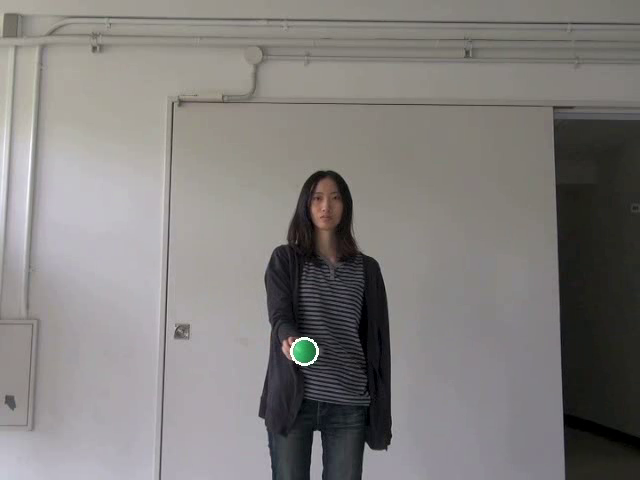
//> input picture frame 66 of 06_2024-05-28/dip06_kadai3.mp4, 640 x 480 px, given in place of movie.mov, which was not available
$ ./dip06_kadai3   (built with g++ and OpenCV 4)
//> lines starting //> are read from the running program, lines starting //| are printed output that depends on the picture; after the words box and inside, x2 and y2 are one past the last pixel; in counts of white or black regions, pixels touching at a corner belong together; pictures that were not available may be replaced by others from this repository, and a replacement may not be noted
#include <iostream>
#include <opencv2/opencv.hpp>

int main (int argc, const char * argv[])
{
    cv::VideoCapture capture("./src/movie.mov");
    if (capture.isOpened() == 0) {
        printf("Specified video not found\n");
        return -1;
    }

    int width = (int)capture.get(cv::CAP_PROP_FRAME_WIDTH);
    int height = (int)capture.get(cv::CAP_PROP_FRAME_HEIGHT);
    printf("FRAME SIZE = (%d %d)\n", width, height);

    cv::Mat frameImage;
    cv::Mat hsvImage;
    cv::Mat resultImage;

    cv::namedWindow("Frame");
    cv::moveWindow("Frame", 0, 0);
    cv::namedWindow("Result");
    cv::moveWindow("Result", width, 0);

    std::vector<cv::Point> trajectory;
    // cv::VideoWriter rec("rec.avi", cv::VideoWriter::fourcc('M', 'J', 'P', 'G'), 30, cv::Size(width, height));
    //mp4形式で保存
    cv::VideoWriter rec("./dst/dip06_kadai3.mp4", cv::VideoWriter::fourcc('m', 'p', '4', 'v'), 30, cv::Size(width, height));

    while (1) {
        capture >> frameImage;
//> frameImage is the input picture: 480 rows x 640 cols, CV_8UC3; mean B, G, R 124.5, 126.4, 129.4
        if (frameImage.data == NULL) break;

        cv::cvtColor(frameImage, hsvImage, cv::COLOR_BGR2HSV);
//> hsvImage: 480 rows x 640 cols, CV_8UC3; mean H, S, V 65.6, 20.9, 130.7

        cv::Mat mask;
        cv::inRange(hsvImage, cv::Scalar(60, 100, 100), cv::Scalar(80, 255, 255), mask);
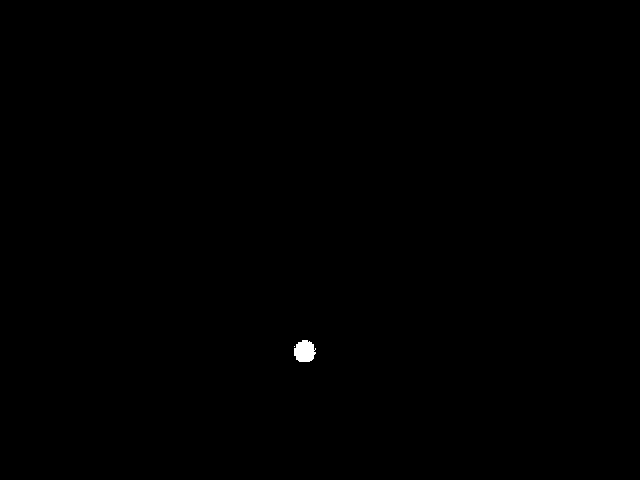
//> mask: 480 rows x 640 cols, CV_8UC1; 0.12% white; 2 white regions (1 under 20 px)

        std::vector<std::vector<cv::Point>> contours;
        cv::findContours(mask, contours, cv::RETR_EXTERNAL, cv::CHAIN_APPROX_SIMPLE);
//> contours = 2 contours, 1 with area under 20; largest, box (x1, y1, x2, y2) and area: (294, 340, 316, 362) 339

        cv::cvtColor(hsvImage, resultImage, cv::COLOR_HSV2BGR);

        cv::Point2f center;
        float radius;
        if (!contours.empty()) {
            std::vector<cv::Point> largestContour = contours[0];
//> largestContour = 1 Point (x, y): [294, 346]
            for (const auto& contour : contours) {
                if (cv::contourArea(contour) > cv::contourArea(largestContour)) {
                    largestContour = contour;
                }
            }
//> this loop made 2 passes
//> contour on pass 1: 1 Point (x, y): [294, 346]
//> after the loop, largestContour = contour of 39 points, box (x1, y1, x2, y2) (294, 340, 316, 362), area 339
            cv::minEnclosingCircle(largestContour, center, radius);
//> center = Point(304.1, 351); radius = 11.37
            trajectory.push_back(center);
//> trajectory = 1 Point (x, y): [304, 351]
            cv::circle(frameImage, center, radius, cv::Scalar(255, 255, 255), 2);
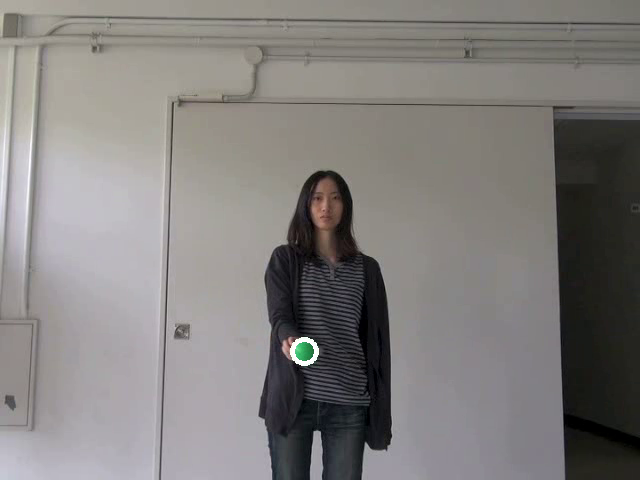
//> frameImage: 480 rows x 640 cols, CV_8UC3; 0.07% of pixels changed, all inside (x1, y1, x2, y2) = (292, 339, 317, 364)
            cv::circle(resultImage, center, radius, cv::Scalar(255, 255, 255), -1);
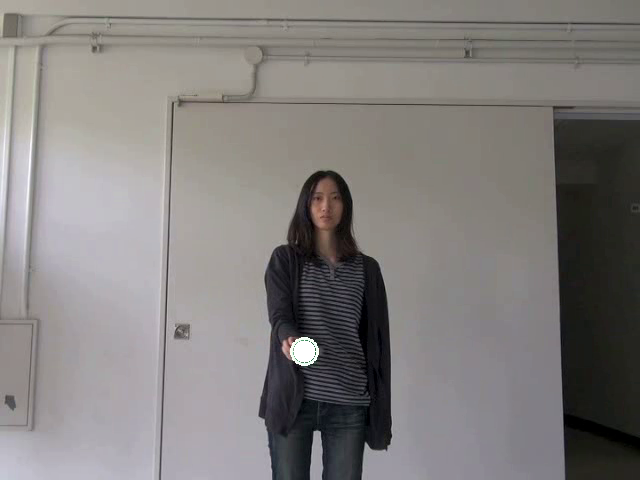
//> resultImage: 480 rows x 640 cols, CV_8UC3; mean B, G, R 124.4, 126, 129.5
        }

        cv::cvtColor(resultImage, hsvImage, cv::COLOR_BGR2HSV);
//> hsvImage: 480 rows x 640 cols, CV_8UC3; mean H, S, V 65.1, 21.9, 130.9

        for (size_t i = 0; i < trajectory.size(); ++i) {
            int h = (i * 10) % 180; // 0-179 の範囲で色相を設定
            int s = 255; // 彩度を最大に設定
            int v = 255; // 明度を最大に設定
            cv::circle(hsvImage, trajectory[i], 5, cv::Scalar(h, s, v), -1);
        }
//> this loop made 1 pass
//> hsvImage: 480 rows x 640 cols, CV_8UC3; mean H, S, V 65.1, 21.9, 130.9

        cv::cvtColor(hsvImage, resultImage, cv::COLOR_HSV2BGR);

        cv::imshow("Frame", frameImage);
        cv::imshow("Result", resultImage);

        rec << resultImage;

        char key = cv::waitKey(30);
//> the 'q' key is pressed
        if (key == 'q') break;
    }

    printf("Finished\n");
    return 0;
}

$ run again, starting later in the video
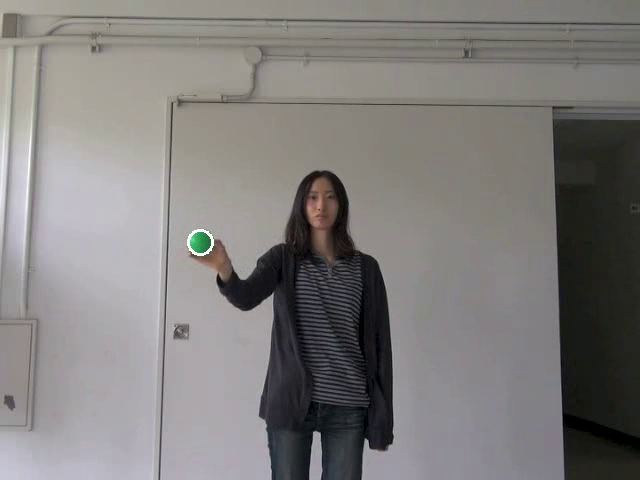
//> input picture frame 297 of 06_2024-05-28/dip06_kadai3.mp4, 640 x 480 px, given in place of movie.mov, which was not available
//> frameImage is the input picture: 480 rows x 640 cols, CV_8UC3; mean B, G, R 123.9, 125, 127.8
//> mask: 480 rows x 640 cols, CV_8UC1; 0.11% white; 1 white region
//> contours = 1 contour; box (x1, y1, x2, y2) and area: (190, 232, 210, 253) 294
//> largestContour = contour of 32 points, box (x1, y1, x2, y2) (190, 232, 210, 253), area 294
//> the loop `for (const auto& contour : contours)` made 1 pass
//> center = Point(199.9, 241.9); radius = 10.39
//> trajectory = 1 Point (x, y): [200, 242]
//> `cv::circle(frameImage, center, radius, cv::Scalar(255, 255, 255), 2);`:
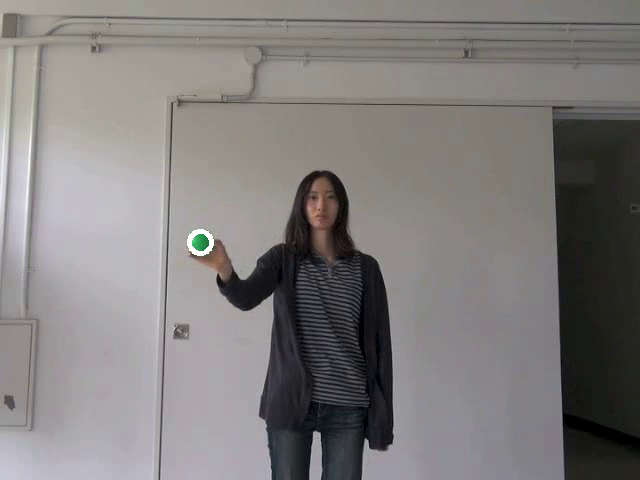
//> frameImage: 480 rows x 640 cols, CV_8UC3; 0.06% of pixels changed, all inside (x1, y1, x2, y2) = (189, 231, 212, 254)
//> `cv::circle(resultImage, center, radius, cv::Scalar(255, 255, 255), -1);`:
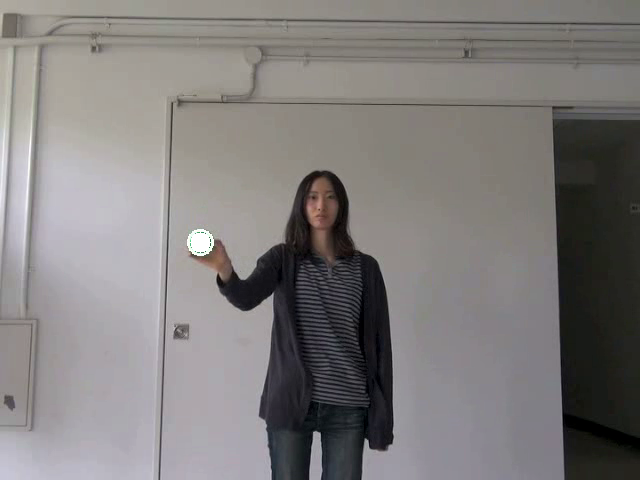
//> resultImage: 480 rows x 640 cols, CV_8UC3; mean B, G, R 123.8, 124.6, 127.8
//> the loop `for (size_t i = 0; i < trajectory.size(); ++i)` made 1 pass

$ run again, starting later in the video
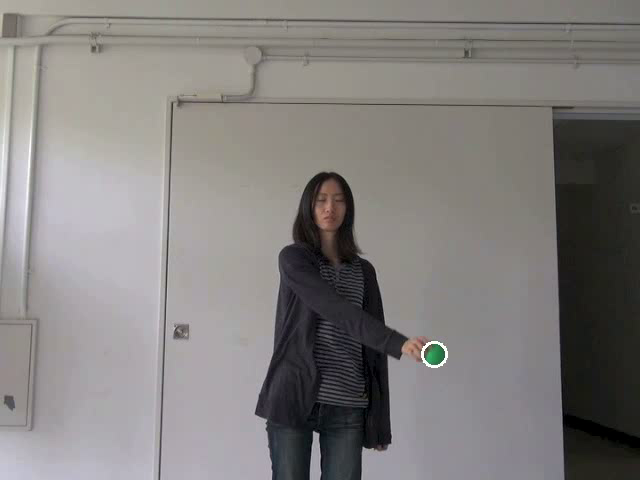
//> input picture frame 528 of 06_2024-05-28/dip06_kadai3.mp4, 640 x 480 px, given in place of movie.mov, which was not available
//> frameImage is the input picture: 480 rows x 640 cols, CV_8UC3; mean B, G, R 125.4, 127.1, 130.2
//> mask: 480 rows x 640 cols, CV_8UC1; 0.08% white; 1 white region
//> contours = 1 contour; box (x1, y1, x2, y2) and area: (426, 344, 444, 364) 228
//> largestContour = contour of 36 points, box (x1, y1, x2, y2) (426, 344, 444, 364), area 228
//> the loop `for (const auto& contour : contours)` made 1 pass
//> center = Point(434, 353.9); radius = 10.36
//> trajectory = 1 Point (x, y): [434, 354]
//> `cv::circle(frameImage, center, radius, cv::Scalar(255, 255, 255), 2);`:
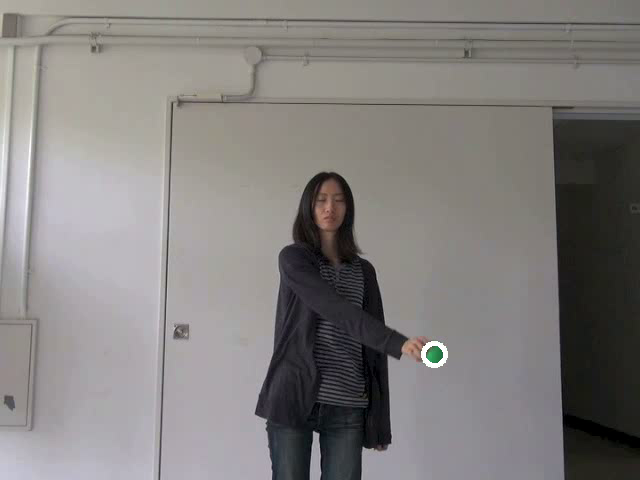
//> frameImage: 480 rows x 640 cols, CV_8UC3; 0.06% of pixels changed, all inside (x1, y1, x2, y2) = (423, 343, 446, 366)
//> `cv::circle(resultImage, center, radius, cv::Scalar(255, 255, 255), -1);`:
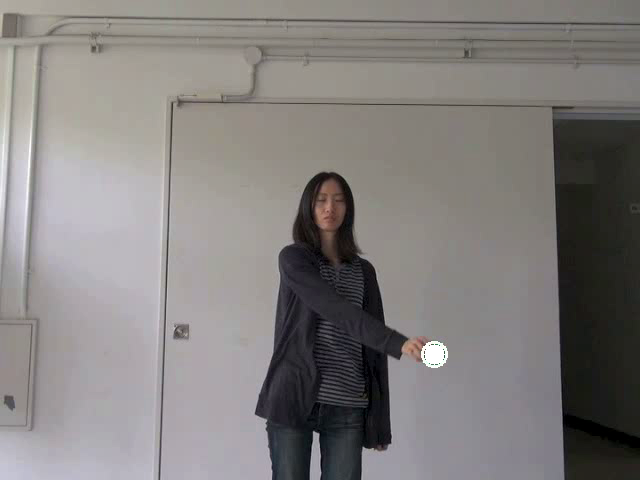
//> resultImage: 480 rows x 640 cols, CV_8UC3; mean B, G, R 125.2, 126.7, 130.2
//> the loop `for (size_t i = 0; i < trajectory.size(); ++i)` made 1 pass
